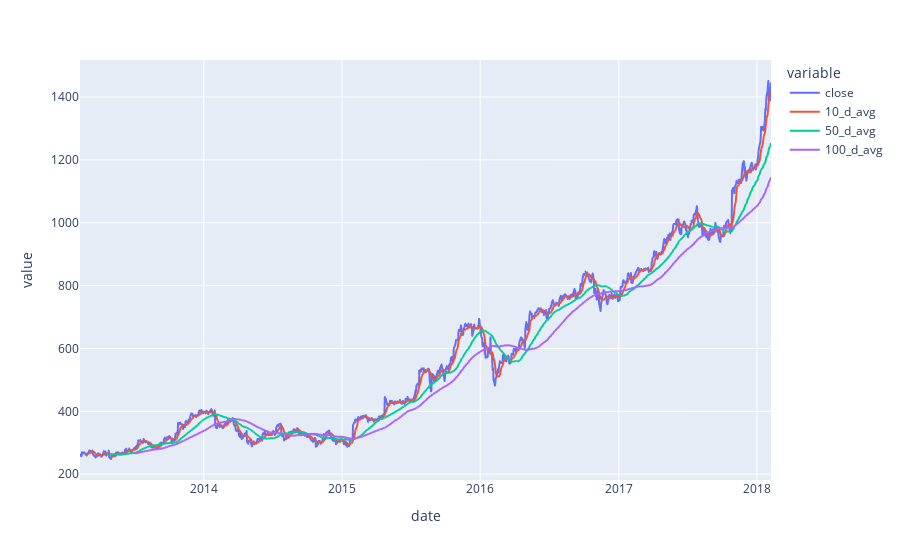

Source (notebook cell):
### Code cell
fig=px.line(amzn_df,x='date',y=['close','10_d_avg', '50_d_avg', '100_d_avg'])
fig.show()

### Figure 1 — Plotly figure (JSON) as saved in the notebook; plotly's stock layout.template omitted (floating-point values rounded to 4 significant figures; data arrays with more than 128 entries replaced by an {"elided": "..."} marker saying what was removed)
{"data": [{"hovertemplate": "variable=close<br>date=%{x}<br>value=%{y}<extra></extra>", "legendgroup": "close", "line": {"color": "#636efa", "dash": "solid"}, "marker": {"symbol": "circle"}, "mode": "lines", "name": "close", "showlegend": true, "type": "scattergl", "x": {"elided": "1259 str values"}, "xaxis": "x", "y": {"elided": "1259 float values"}, "yaxis": "y"}, {"hovertemplate": "variable=10_d_avg<br>date=%{x}<br>value=%{y}<extra></extra>", "legendgroup": "10_d_avg", "line": {"color": "#EF553B", "dash": "solid"}, "marker": {"symbol": "circle"}, "mode": "lines", "name": "10_d_avg", "showlegend": true, "type": "scattergl", "x": {"elided": "1259 str values"}, "xaxis": "x", "y": {"elided": "1259 float values"}, "yaxis": "y"}, {"hovertemplate": "variable=50_d_avg<br>date=%{x}<br>value=%{y}<extra></extra>", "legendgroup": "50_d_avg", "line": {"color": "#00cc96", "dash": "solid"}, "marker": {"symbol": "circle"}, "mode": "lines", "name": "50_d_avg", "showlegend": true, "type": "scattergl", "x": {"elided": "1259 str values"}, "xaxis": "x", "y": {"elided": "1259 float values"}, "yaxis": "y"}, {"hovertemplate": "variable=100_d_avg<br>date=%{x}<br>value=%{y}<extra></extra>", "legendgroup": "100_d_avg", "line": {"color": "#ab63fa", "dash": "solid"}, "marker": {"symbol": "circle"}, "mode": "lines", "name": "100_d_avg", "showlegend": true, "type": "scattergl", "x": {"elided": "1259 str values"}, "xaxis": "x", "y": {"elided": "1259 float values"}, "yaxis": "y"}], "layout": {"legend": {"title": {"text": "variable"}, "tracegroupgap": 0}, "margin": {"t": 60}, "xaxis": {"anchor": "y", "domain": [0, 1], "title": {"text": "date"}}, "yaxis": {"anchor": "x", "domain": [0, 1], "title": {"text": "value"}}}}
